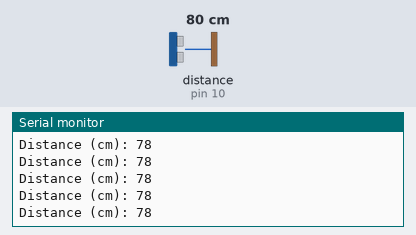
Recording of a sketch running on a simulated Arduino Uno, built with avr-gcc and run on an emulated ATmega328P. Shown: the last lines printed to the serial monitor. Wiring (inferred from the names in the program): ultrasonic range finder: trigger pin 9; echo pin 10. Inputs (shaded band) come from the test bench; at power-on: distance to the obstacle (sensor on pin 10) 80 cm. The echo pulse lasts 58.3 µs per cm.

Above: at 1.2 s.
1.3 s: distance to the obstacle (sensor on pin 10) set to 2 cm
At 2.0 s:
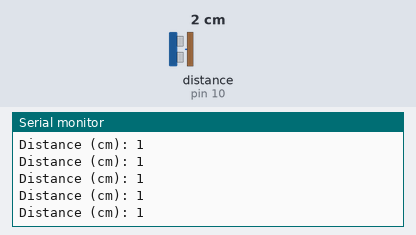
4.3 s: distance to the obstacle (sensor on pin 10) set to 18 cm
At 5.3 s:
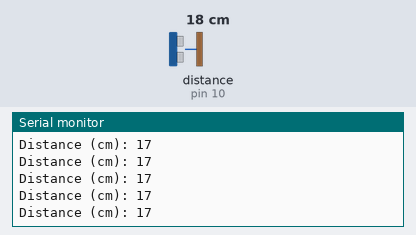
7.3 s: distance to the obstacle (sensor on pin 10) set to 4 cm
At 8.0 s:
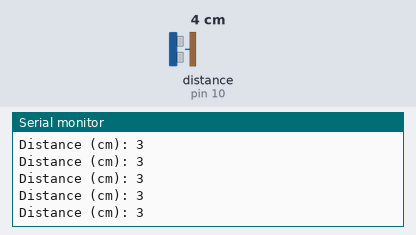
10.3 s: distance to the obstacle (sensor on pin 10) set to 35 cm
At 10.9 s:
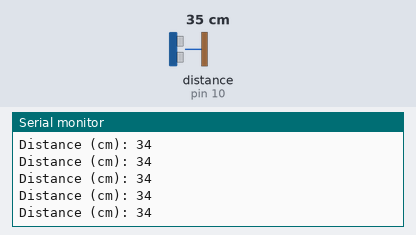
13.3 s: distance to the obstacle (sensor on pin 10) set to 120 cm
At 14.4 s:
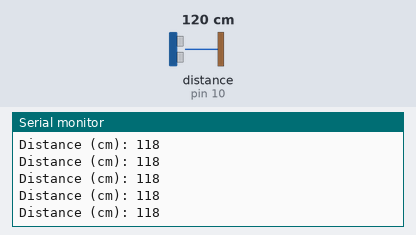
19.3 s: distance to the obstacle (sensor on pin 10) set to 9 cm
At 20.4 s:
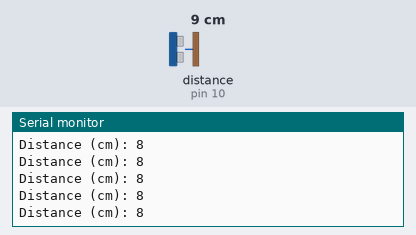
Timing chart, 0 to 22.3 s (numbered marks = the images above; inputs shaded):
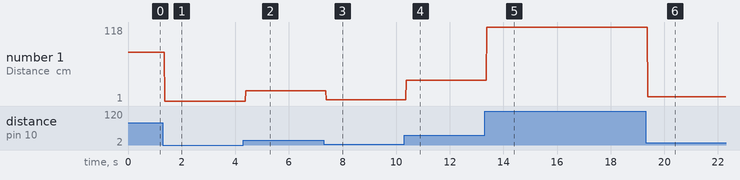

Measured:
- after the input at 1.3 s, the serial monitor: prints a new line after 0.07 s (image 1)
- after the input at 4.3 s, the serial monitor: prints a new line after 0.08 s (image 2)
- after the input at 7.3 s, the serial monitor: prints a new line after 0.09 s (image 3)
- after the input at 10.3 s, the serial monitor: prints a new line after 0.08 s (image 4)
- after the input at 13.3 s, the serial monitor: prints a new line after 0.08 s (image 5)
- after the input at 19.3 s, the serial monitor: prints a new line after 0.08 s (image 6)
- plotted number 1: 78 → 1 after the input at 1.3 s, 1 → 17 after the input at 4.3 s, 17 → 3 after the input at 7.3 s, 3 → 34 after the input at 10.3 s, 34 → 118 after the input at 13.3 s

The sketch:

HC-SR04_DistanceSensor_Example.ino
```cpp
/*
This example code is for the HC-SR04 ping (distance) sensor.
The sensor works by sending out a wave through the transmitter, and receiving its echo with the receiver after it bounces off an object.
The time of the wave's travel is recorded and converted from microseconds to centimeters.

Teams typically use this sensor to detect obstacles.
*/


//defines pin numbers
//trig pin - controls the transmitter
//echo pin - controls the receiver
const int trigPin = 9;
const int echoPin = 10;


void setup() {
  pinMode(trigPin, OUTPUT); // Sets the trigPin to output
  pinMode(echoPin, INPUT); // Sets the echoPin to input
  Serial.begin(9600); // Starts the serial communication
}
void loop() {
  // Clears the trigPin
  digitalWrite(trigPin, LOW);
  delayMicroseconds(2);

  // Sets the trigPin on HIGH state for 10 micro seconds (sending the wave)
  digitalWrite(trigPin, HIGH);
  delayMicroseconds(10);
  digitalWrite(trigPin, LOW);

  // Reads the echoPin, returns the sound wave travel time in microseconds
  long duration = pulseIn(echoPin, HIGH);

  // Calculating the distance
  int distance = duration * 0.034 / 2;

  // Prints the distance on the Serial Monitor
  Serial.print("Distance (cm): ");
  Serial.println(distance);
}
```
